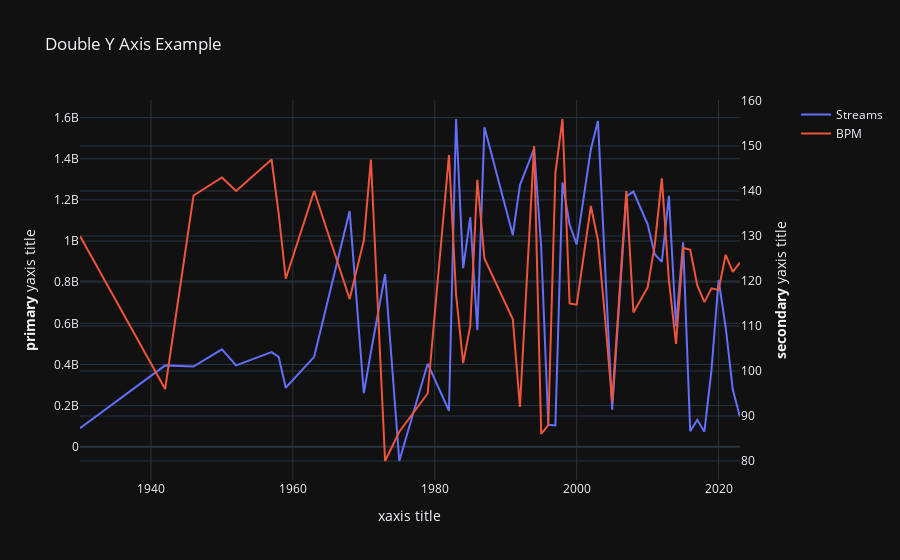

Here is the notebook cell this chart was saved with:
### Code cell
import plotly.graph_objects as go
from plotly.subplots import make_subplots

# Create figure with secondary y-axis
fig = make_subplots(specs=[[{"secondary_y": True}]])

# Add traces
fig.add_trace(
    go.Scatter(x=streams_bpm_by_year.index, y=streams_bpm_by_year['streams'], name="Streams"),
    secondary_y=False,
)

fig.add_trace(
    go.Scatter(x=streams_bpm_by_year.index, y=streams_bpm_by_year['bpm'], name="BPM"),
    secondary_y=True,
)

# Add figure title
fig.update_layout(
    title_text="Double Y Axis Example",
    template='plotly_dark'
)

# Set x-axis title
fig.update_xaxes(title_text="xaxis title")

# Set y-axes titles
fig.update_yaxes(title_text="<b>primary</b> yaxis title", secondary_y=False)
fig.update_yaxes(title_text="<b>secondary</b> yaxis title", secondary_y=True)

fig.show()

### Figure 1 — Plotly figure (JSON) as saved in the notebook; plotly's stock layout.template omitted (floating-point values rounded to 4 significant figures)
{"data": [{"name": "Streams", "type": "scatter", "x": [1930, 1942, 1946, 1950, 1952, 1957, 1958, 1959, 1963, 1968, 1970, 1971, 1973, 1975, 1979, 1982, 1983, 1984, 1985, 1986, 1987, 1991, 1992, 1994, 1995, 1996, 1997, 1998, 1999, 2000, 2002, 2003, 2004, 2005, 2007, 2008, 2010, 2011, 2012, 2013, 2014, 2015, 2016, 2017, 2018, 2019, 2020, 2021, 2022, 2023], "xaxis": "x", "y": [90598517, 395591396, 389771964, 473248298, 395591396, 459981011, 436900000.0, 286708922, 437100000.0, 1145727611, 260017272, 460492795, 838586769, -69190000.0, 403939487, 175137725, 1593270737, 867900000.0, 1115000000.0, 566837918, 1553497987, 1029000000.0, 1271293243, 1449779435, 968501958, 106933107, 103762518, 1284942608, 1081000000.0, 983500000.0, 1447000000.0, 1584000000.0, 878900000.0, 180577478, 1217120710, 1240407950, 1081000000.0, 936300000.0, 898500000.0, 1220000000.0, 586200000.0, 993700000.0, 75660000.0, 130800000.0, 73340000.0, 373700000.0, 810800000.0, 579800000.0, 278000000.0, 147500000.0], "yaxis": "y"}, {"name": "BPM", "type": "scatter", "x": [1930, 1942, 1946, 1950, 1952, 1957, 1958, 1959, 1963, 1968, 1970, 1971, 1973, 1975, 1979, 1982, 1983, 1984, 1985, 1986, 1987, 1991, 1992, 1994, 1995, 1996, 1997, 1998, 1999, 2000, 2002, 2003, 2004, 2005, 2007, 2008, 2010, 2011, 2012, 2013, 2014, 2015, 2016, 2017, 2018, 2019, 2020, 2021, 2022, 2023], "xaxis": "x", "y": [130, 96, 139, 143, 140, 147, 135, 120.5, 140, 116, 129, 147, 80, 86.5, 95, 148, 117, 101.8, 110, 142.5, 125, 111.5, 92, 150, 86, 88, 144, 156, 115, 114.8, 136.7, 129, 111.8, 93, 140, 113, 118.6, 127.9, 142.8, 120.1, 106, 127.4, 126.9, 119, 115.3, 118.4, 118.0, 125.8, 122.0, 124.1], "yaxis": "y2"}], "layout": {"title": {"text": "Double Y Axis Example"}, "xaxis": {"anchor": "y", "domain": [0, 0.94], "title": {"text": "xaxis title"}}, "yaxis": {"anchor": "x", "domain": [0, 1], "title": {"text": "<b>primary</b> yaxis title"}}, "yaxis2": {"anchor": "x", "overlaying": "y", "side": "right", "title": {"text": "<b>secondary</b> yaxis title"}}}}
